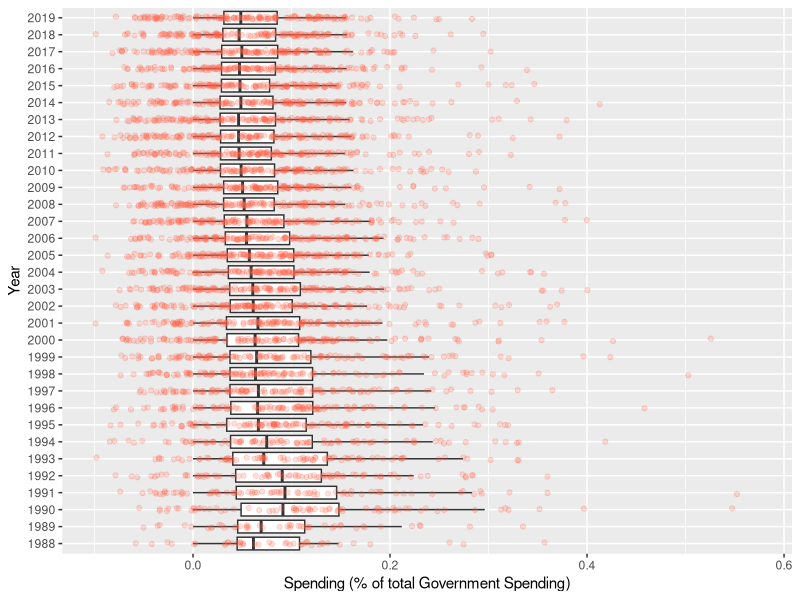
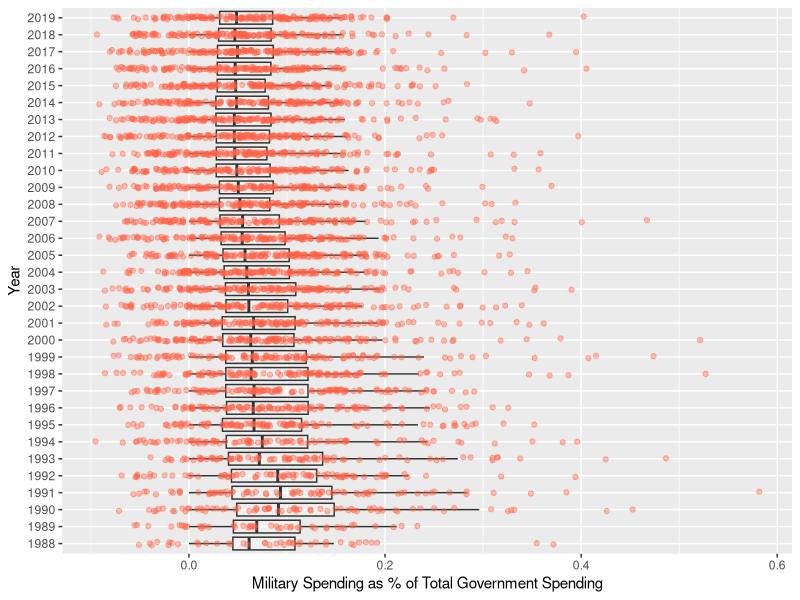

Write the R code that produced these figures, in order.
## ---- chunk 1
#| message: false
#| warning: false

library(readxl) 
library(tidyverse)
## ---- chunk 2
military <- read_xlsx(
  here::here("tidyr", "gov_spending_per_capita.xlsx"), 
  sheet = "Share of Govt. spending", 
  skip = 6, 
  n_max = 191)
## ---- chunk 3
military_clean <- military |> 
                    mutate(
                      across(.cols = `1988`:`2019`, 
                             .fns = ~ na_if(.x , y = ". .")
                             ), 
                           across(.cols = `1988`:`2019`,
                                  .fns = ~ na_if(.x, y = "xxx")
                                  )
                           )
## ---- chunk 4
military_clean <- military_clean |> 
  mutate(
    across(.cols = `1988`:`2019`, 
           .fns = as.numeric)
         )
## ---- chunk 5
#| message: false
cont_region <- read_xlsx(
  here::here("tidyr", "gov_spending_per_capita.xlsx"), 
  sheet = "Regional totals", 
  skip = 14
  ) |> 
  filter(
    Region != "World total (including Iraq)", 
    Region != "World total (excluding Iraq)"
    )

## ---- chunk 6
military_clean <- military_clean |> 
  anti_join(cont_region, by = c("Country" = "Region"))
## ---- chunk 7
military_clean |> 
  filter(
    if_all(.cols = `1988`:`2019`, .fns = is.na), 
    !is.na(Country)
    ) |> 
  pull(Country)
## ---- chunk 8
#| echo: false
#| message: false
#| warning: false

military_clean |>  
  pivot_longer(cols = `1988`:`2019`,
               names_to = "Year", 
               values_to = "Spending") |> 
  ggplot(mapping = aes(y = Year, x = Spending)) + 
  geom_boxplot(outlier.shape = NA) + 
  geom_jitter(color = "tomato", 
              alpha = 0.2, 
              width = 0.1, 
              height = 0.1) + 
  labs(x = "Spending (% of total Government Spending)")
## ---- chunk 9
long_military <- military_clean |>  
              pivot_longer(cols = `1988`:`2019`,
                           names_to = "Year",
                           values_to = "Spending"
                           )

## ---- chunk 10

long_military |> 
  ggplot(mapping = aes(x = Spending, y = Year)) + 
  geom_boxplot(outlier.shape = NA, alpha = 0.2) + 
  geom_jitter(alpha = 0.4,
              width = 0.1, 
              height = 0.1, 
              color = "tomato") + 
  labs(x = "Military Spending as % of Total Government Spending")
  
## ---- chunk 11
long_military |> 
  slice_max(order_by = Spending, n = 2)
